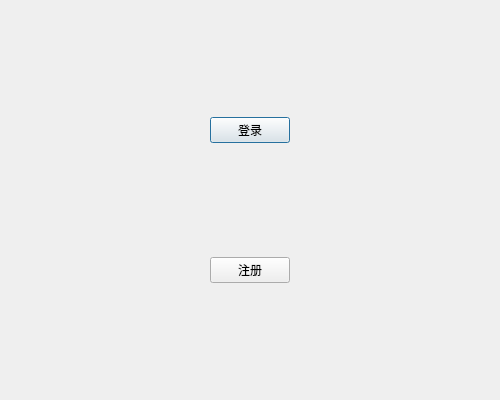
<?xml version="1.0" encoding="UTF-8"?>
<ui version="4.0">
 <class>AskDialog</class>
 <widget class="QDialog" name="AskDialog">
  <property name="geometry">
   <rect>
    <x>0</x>
    <y>0</y>
    <width>500</width>
    <height>400</height>
   </rect>
  </property>
  <property name="sizePolicy">
   <sizepolicy hsizetype="Fixed" vsizetype="Fixed">
    <horstretch>0</horstretch>
    <verstretch>0</verstretch>
   </sizepolicy>
  </property>
  <property name="minimumSize">
   <size>
    <width>500</width>
    <height>400</height>
   </size>
  </property>
  <property name="maximumSize">
   <size>
    <width>500</width>
    <height>400</height>
   </size>
  </property>
  <property name="windowTitle">
   <string>Dialog</string>
  </property>
  <layout class="QHBoxLayout" name="horizontalLayout">
   <property name="spacing">
    <number>0</number>
   </property>
   <property name="leftMargin">
    <number>0</number>
   </property>
   <property name="topMargin">
    <number>0</number>
   </property>
   <property name="rightMargin">
    <number>0</number>
   </property>
   <property name="bottomMargin">
    <number>0</number>
   </property>
   <item>
    <spacer name="horizontalSpacer_2">
     <property name="orientation">
      <enum>Qt::Horizontal</enum>
     </property>
     <property name="sizeHint" stdset="0">
      <size>
       <width>20</width>
       <height>10</height>
      </size>
     </property>
    </spacer>
   </item>
   <item>
    <widget class="QWidget" name="widget" native="true">
     <layout class="QVBoxLayout" name="verticalLayout">
      <item>
       <widget class="QPushButton" name="LoginButton">
        <property name="text">
         <string>登录</string>
        </property>
        <property name="iconSize">
         <size>
          <width>20</width>
          <height>20</height>
         </size>
        </property>
        <property name="autoDefault">
         <bool>true</bool>
        </property>
       </widget>
      </item>
      <item>
       <widget class="QPushButton" name="RegisterButton">
        <property name="text">
         <string>注册</string>
        </property>
        <property name="iconSize">
         <size>
          <width>20</width>
          <height>20</height>
         </size>
        </property>
       </widget>
      </item>
     </layout>
    </widget>
   </item>
   <item>
    <spacer name="horizontalSpacer">
     <property name="orientation">
      <enum>Qt::Horizontal</enum>
     </property>
     <property name="sizeHint" stdset="0">
      <size>
       <width>20</width>
       <height>10</height>
      </size>
     </property>
    </spacer>
   </item>
  </layout>
 </widget>
 <resources/>
 <connections/>
</ui>
